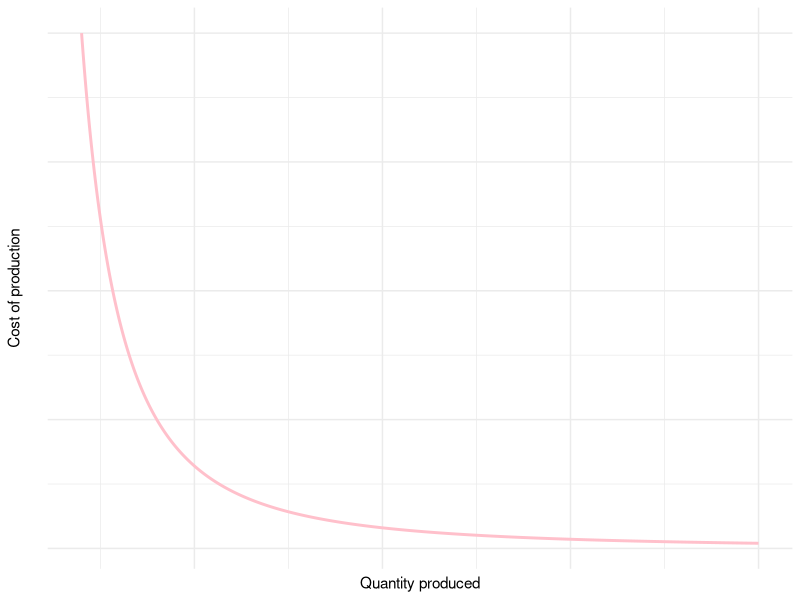

Source code (R): (Note: this script raises an error after producing the figure.)
## ---- chunk 1
library(tidyverse)
theme_set(theme_minimal())
## ---- chunk 2
x <- seq(1, 10, 0.01)
returns_to_scale <- tibble(x = x, y = x^-2)

ggplot(returns_to_scale, aes(x, y)) +
  geom_line(color = "pink", size = 1) +
  xlab("Quantity produced") + ylab("Cost of production\n") +
  theme(
        axis.text.x=element_blank(),
        axis.ticks.x=element_blank(),
        axis.text.y=element_blank(),
        axis.ticks.y=element_blank()
        )
## ---- chunk 3
knitr::include_graphics("img/pay-by-experience.png")
## ---- chunk 4
knitr::include_graphics("img/rep-research-workflow.png")
## ---- chunk 5
knitr::include_graphics("https://imgs.xkcd.com/comics/is_it_worth_the_time.png")
